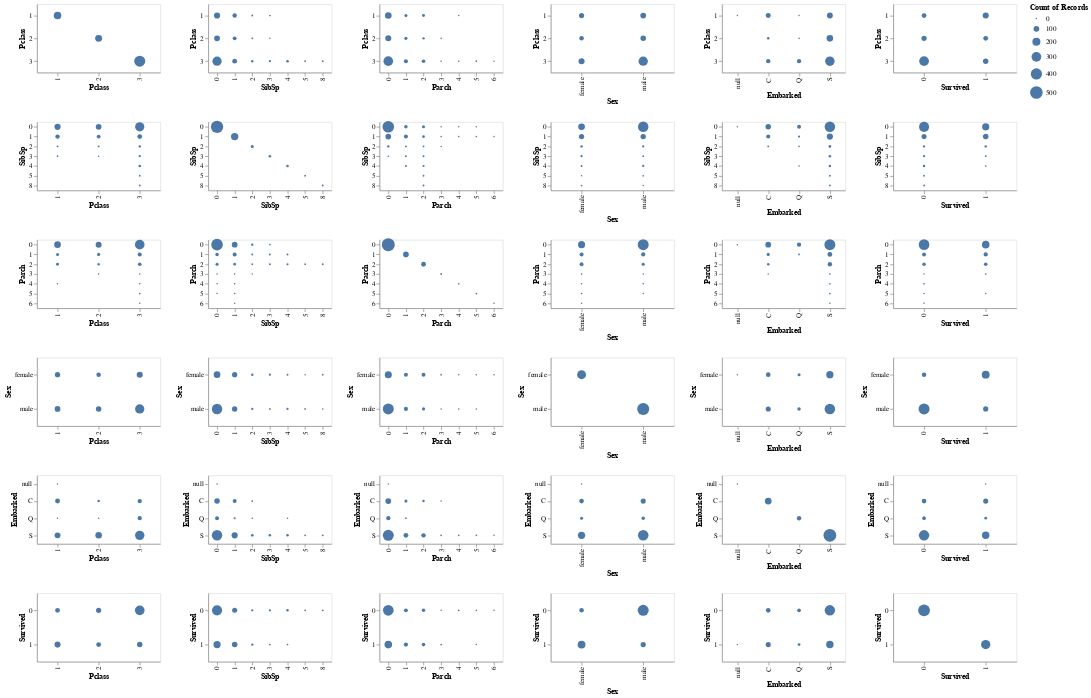

Notebook cell for this chart:
### Markdown cell above
## 3.6 EDA - Categorical vs categorical features

### Code cell
categorical_plots = (
    alt.Chart(train_df)
    .mark_circle()
    .encode(
        x=alt.X(alt.repeat("column"), type="nominal"),
        y=alt.X(alt.repeat("row"), type="nominal"),
        size="count()"
    )
    .properties(width=180, height=100)
    .repeat(
        column=ordinal_features + categorical_features + ["Survived"],
        row=ordinal_features + categorical_features + ["Survived"],
    )
)
categorical_plots

### Figure 1 — Vega-Lite specification as saved in the notebook (floating-point values rounded to 4 significant figures; data arrays with more than 128 entries replaced by an {"elided": "..."} marker saying what was removed)
{"config": {"view": {"continuousWidth": 400, "continuousHeight": 300}}, "repeat": {"column": ["Pclass", "SibSp", "Parch", "Sex", "Embarked", "Survived"], "row": ["Pclass", "SibSp", "Parch", "Sex", "Embarked", "Survived"]}, "spec": {"data": {"name": "data-0048001b93a9ffe2a3bec823c805be87"}, "mark": "circle", "encoding": {"size": {"type": "quantitative", "aggregate": "count"}, "x": {"type": "nominal", "field": {"repeat": "column"}}, "y": {"type": "nominal", "field": {"repeat": "row"}}}, "height": 100, "width": 180}, "$schema": "https://vega.github.io/schema/vega-lite/v4.8.1.json", "datasets": {"data-0048001b93a9ffe2a3bec823c805be87": {"elided": "712 records"}}}
